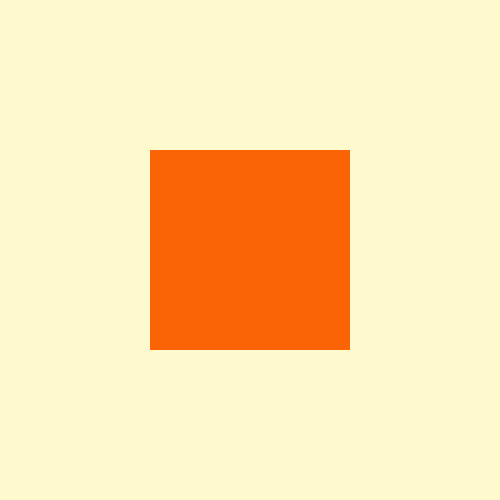
Frame 1 (no input)
Frame 60 (the mouse pressed at the canvas centre just before this capture): identical to frame 1, image omitted
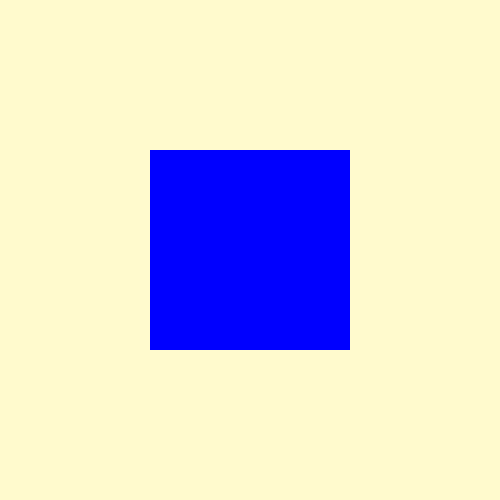
Frame 120 (the mouse held since frame 60 and released just before this capture)

The Processing sketch that drew these frames (run headless with seeded random() and noise(); from frame 60 on, the mouse is pressed at the canvas centre):

// Processing sketch: processing_83457
// ── processing_83457.pde

void setup(){
  size(500,500);
  noStroke();
}
 
void draw(){
  background(255,250,205);
  if(mouseX>150 && mouseX<350 && mouseY>150 && mouseY<350){
    fill(0,0,255);
  }
  else{
    fill(250,100,5);
  }
  rectMode(CENTER);
  rect(250,250,200,200);
}
